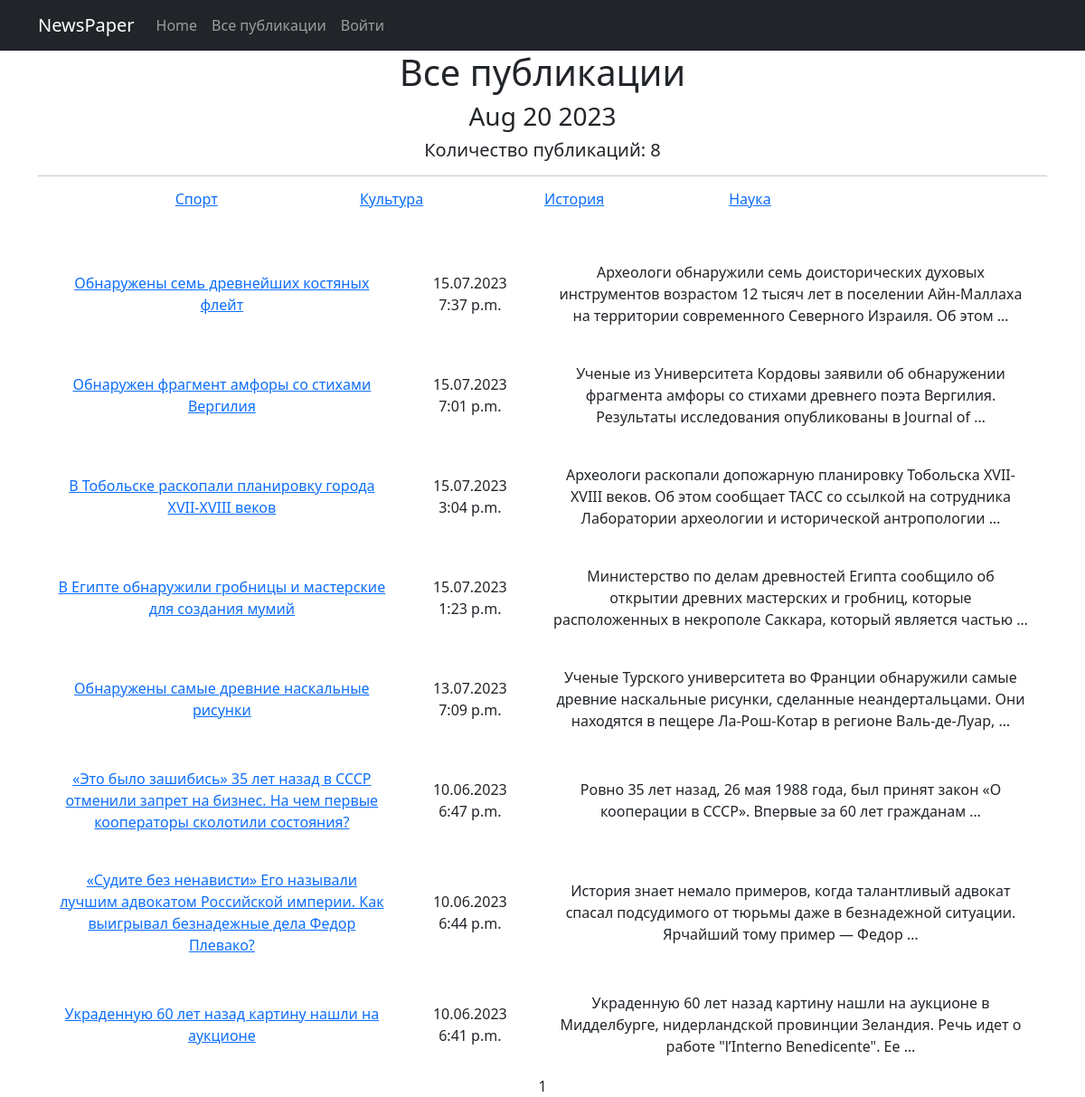
Page /news/ on the committed database.
### news/models.py (models this page shows, shortened)
class Category(models.Model):
    name = models.CharField(max_length=255, unique=True)
    subscribers = models.ManyToManyField(User, blank=True)
    def __str__(self):
        return self.name

class Post(models.Model):
    create_time = models.DateTimeField(auto_now_add=True)
    type = models.CharField(max_length=2, choices=TYPES, default=news)
    title = models.CharField(max_length=255)
    content = models.TextField()
    post_rating = models.IntegerField(default=0)
    author = models.ForeignKey(Author, on_delete=models.PROTECT)
    category = models.ManyToManyField(Category, through='PostCategory')

### news/views.py (the view)
# urls.py: path('', cache_page(60)(PostsList.as_view()), name='post_list'),
class PostsList(ListView):
    model = Post
    ordering = '-create_time'
    template_name = 'news.html'
    context_object_name = 'news'
    paginate_by = 10
    def get_context_data(self, **kwargs):
        context = super().get_context_data(**kwargs)
        context['time_now'] = datetime.utcnow()
        context['category'] = Category.objects.all()
        return context

### news/templatetags/custom_filters.py (called while the page is built)
@register.filter()
def censor(word):
    bad_words = ['редиска', 'мат']
    if isinstance(word, str):
        for i in word.split():
            if i in bad_words:
                word = word.replace(i, i[0] + '*' * len(i[1:]))
    return word

### templates/news.html (shortened to what this page needs)
{% extends 'flatpages/default.html' %}
{% load custom_filters %}
{% block content %}
    <h1>Все публикации</h1>
    <h3>{{ time_now|date:'M d Y' }}</h3>
    <h5>Количество публикаций: {{ news|length }} </h5>
    <hr>
    <h6>{% for category in category.all %}
            <a style="width:200px; height:50px; display:inline-flex" href="{% url 'category_news' category.id %}">{{ category }}</a>
        {% endfor %}</h6>
    {% if news %}
        <table cellpadding="20">
            {% for post in news %}
                <tr>
                    <td><a href="{% url 'post_detail' post.id %}">{{ post.title|censor }}</a></td>
                    <td>{{ post.create_time|date:'d.m.Y P' }}</td>
                    <td>{{ post.content|truncatewords:20|censor }}</td>
                </tr>
            {% endfor %}
        </table>
    {% else %}
        <h2>Публикаций нет!</h2>
    {% endif %}
   {{ page_obj.number }}
{% endblock content %}

### rows in the picture
Category: name "Спорт"
Category: name "Культура"
Category: name "История"
Category: name "Наука"
Post: title|censor "Обнаружены семь древнейших костяных флейт", create_time "15.07.2023 7:37 p.m.", content|censor "Археологи обнаружили семь доисторических духовых инструментов возрастом 12 тысяч лет в поселении Айн-Маллаха на территории современного Северного Израиля. Об этом …"
Post: title|censor "Обнаружен фрагмент амфоры со стихами Вергилия", create_time "15.07.2023 7:01 p.m.", content|censor "Ученые из Университета Кордовы заявили об обнаружении фрагмента амфоры со стихами древнего поэта Вергилия. Результаты исследования опубликованы в Journal of …"
Post: title|censor "В Тобольске раскопали планировку города XVII-XVIII веков", create_time "15.07.2023 3:04 p.m.", content|censor "Археологи раскопали допожарную планировку Тобольска XVII-XVIII веков. Об этом сообщает ТАСС со ссылкой на сотрудника Лаборатории археологии и исторической антропологии …"
Post: title|censor "В Египте обнаружили гробницы и мастерские для создания мумий", create_time "15.07.2023 1:23 p.m.", content|censor "Министерство по делам древностей Египта сообщило об открытии древних мастерских и гробниц, которые расположенных в некрополе Саккара, который является частью …"
Post: title|censor "Обнаружены самые древние наскальные рисунки", create_time "13.07.2023 7:09 p.m.", content|censor "Ученые Турского университета во Франции обнаружили самые древние наскальные рисунки, сделанные неандертальцами. Они находятся в пещере Ла-Рош-Котар в регионе Валь-де-Луар, …"
Post: title|censor "«Это было зашибись» 35 лет назад в СССР отменили запрет на бизнес. На чем первые кооператоры сколотили состояния?", create_time "10.06.2023 6:47 p.m.", content|censor "Ровно 35 лет назад, 26 мая 1988 года, был принят закон «О кооперации в СССР». Впервые за 60 лет гражданам …"
Post: title|censor "«Судите без ненависти» Его называли лучшим адвокатом Российской империи. Как выигрывал безнадежные дела Федор Плевако?", create_time "10.06.2023 6:44 p.m.", content|censor "История знает немало примеров, когда талантливый адвокат спасал подсудимого от тюрьмы даже в безнадежной ситуации. Ярчайший тому пример — Федор …"
Post: title|censor "Украденную 60 лет назад картину нашли на аукционе", create_time "10.06.2023 6:41 p.m.", content|censor "Украденную 60 лет назад картину нашли на аукционе в Мидделбурге, нидерландской провинции Зеландия. Речь идет о работе \"l’Interno Benedicente\". Ее …"

### other values in the picture
{{ time_now|date:'M d Y' }} "Aug 20 2023"
{{ news|length }} "8"
{{ page_obj.number }} "1"
